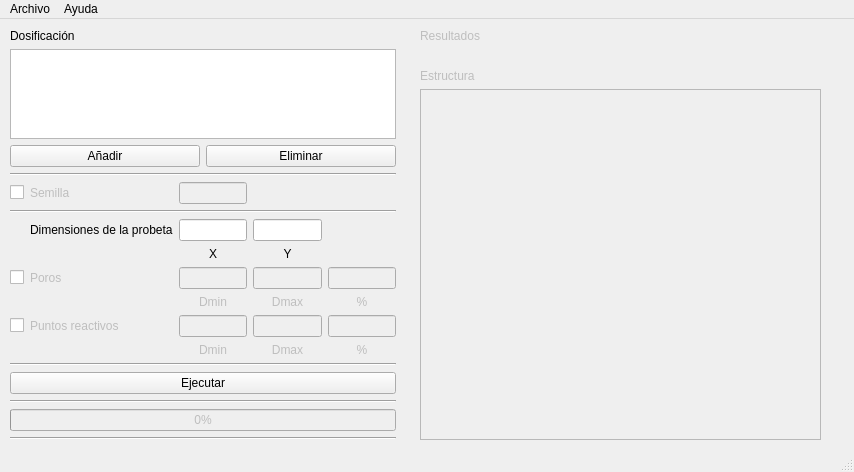
<?xml version="1.0" encoding="UTF-8"?>
<ui version="4.0">
 <class>MainWindow</class>
 <widget class="QMainWindow" name="MainWindow">
  <property name="geometry">
   <rect>
    <x>0</x>
    <y>0</y>
    <width>854</width>
    <height>472</height>
   </rect>
  </property>
  <property name="windowTitle">
   <string>MainWindow</string>
  </property>
  <widget class="QWidget" name="centralwidget">
   <widget class="QWidget" name="verticalLayoutWidget">
    <property name="geometry">
     <rect>
      <x>420</x>
      <y>10</y>
      <width>401</width>
      <height>411</height>
     </rect>
    </property>
    <layout class="QVBoxLayout" name="verticalLayout_2">
     <item>
      <widget class="QLabel" name="lb_resultados">
       <property name="enabled">
        <bool>false</bool>
       </property>
       <property name="text">
        <string>Resultados</string>
       </property>
      </widget>
     </item>
     <item>
      <widget class="QLabel" name="label_2">
       <property name="enabled">
        <bool>false</bool>
       </property>
       <property name="text">
        <string/>
       </property>
      </widget>
     </item>
     <item>
      <widget class="QLabel" name="lb_estructura">
       <property name="enabled">
        <bool>false</bool>
       </property>
       <property name="text">
        <string>Estructura</string>
       </property>
      </widget>
     </item>
     <item>
      <widget class="QGraphicsView" name="gv_visor">
       <property name="enabled">
        <bool>false</bool>
       </property>
      </widget>
     </item>
    </layout>
   </widget>
   <widget class="QWidget" name="layoutWidget">
    <property name="geometry">
     <rect>
      <x>10</x>
      <y>10</y>
      <width>386</width>
      <height>411</height>
     </rect>
    </property>
    <layout class="QGridLayout" name="gridLayout_2">
     <item row="7" column="0">
      <widget class="Line" name="line">
       <property name="orientation">
        <enum>Qt::Horizontal</enum>
       </property>
      </widget>
     </item>
     <item row="8" column="0">
      <layout class="QGridLayout" name="gridLayout">
       <item row="7" column="3">
        <widget class="QLineEdit" name="le_dmax_ptos">
         <property name="enabled">
          <bool>false</bool>
         </property>
        </widget>
       </item>
       <item row="8" column="2">
        <widget class="QLabel" name="lb_dmin_ptos">
         <property name="enabled">
          <bool>false</bool>
         </property>
         <property name="text">
          <string>Dmin</string>
         </property>
         <property name="alignment">
          <set>Qt::AlignCenter</set>
         </property>
        </widget>
       </item>
       <item row="8" column="3">
        <widget class="QLabel" name="lb_dmax_ptos">
         <property name="enabled">
          <bool>false</bool>
         </property>
         <property name="text">
          <string>Dmax</string>
         </property>
         <property name="alignment">
          <set>Qt::AlignCenter</set>
         </property>
        </widget>
       </item>
       <item row="7" column="4">
        <widget class="QLineEdit" name="le_Pptos">
         <property name="enabled">
          <bool>false</bool>
         </property>
        </widget>
       </item>
       <item row="8" column="4">
        <widget class="QLabel" name="lb_Pptos">
         <property name="enabled">
          <bool>false</bool>
         </property>
         <property name="text">
          <string>%</string>
         </property>
         <property name="alignment">
          <set>Qt::AlignCenter</set>
         </property>
        </widget>
       </item>
       <item row="2" column="2">
        <widget class="QLineEdit" name="le_x"/>
       </item>
       <item row="3" column="2">
        <widget class="QLabel" name="lb_x">
         <property name="text">
          <string>X</string>
         </property>
         <property name="alignment">
          <set>Qt::AlignCenter</set>
         </property>
        </widget>
       </item>
       <item row="3" column="3">
        <widget class="QLabel" name="lb_y">
         <property name="text">
          <string>Y</string>
         </property>
         <property name="alignment">
          <set>Qt::AlignCenter</set>
         </property>
        </widget>
       </item>
       <item row="2" column="3">
        <widget class="QLineEdit" name="le_y"/>
       </item>
       <item row="6" column="2">
        <widget class="QLabel" name="lb_dmin">
         <property name="enabled">
          <bool>false</bool>
         </property>
         <property name="text">
          <string>Dmin</string>
         </property>
         <property name="alignment">
          <set>Qt::AlignCenter</set>
         </property>
        </widget>
       </item>
       <item row="6" column="3">
        <widget class="QLabel" name="lb_dmax">
         <property name="enabled">
          <bool>false</bool>
         </property>
         <property name="text">
          <string>Dmax</string>
         </property>
         <property name="alignment">
          <set>Qt::AlignCenter</set>
         </property>
        </widget>
       </item>
       <item row="5" column="4">
        <widget class="QLineEdit" name="le_Pporos">
         <property name="enabled">
          <bool>false</bool>
         </property>
        </widget>
       </item>
       <item row="2" column="1">
        <widget class="QLabel" name="lb_dimensiones">
         <property name="text">
          <string>Dimensiones de la probeta</string>
         </property>
        </widget>
       </item>
       <item row="6" column="4">
        <widget class="QLabel" name="lb_Pporos">
         <property name="enabled">
          <bool>false</bool>
         </property>
         <property name="text">
          <string>%</string>
         </property>
         <property name="alignment">
          <set>Qt::AlignCenter</set>
         </property>
        </widget>
       </item>
       <item row="5" column="3">
        <widget class="QLineEdit" name="le_dmax">
         <property name="enabled">
          <bool>false</bool>
         </property>
        </widget>
       </item>
       <item row="5" column="1">
        <widget class="QLabel" name="lb_poros">
         <property name="enabled">
          <bool>false</bool>
         </property>
         <property name="text">
          <string>Poros</string>
         </property>
        </widget>
       </item>
       <item row="7" column="0">
        <widget class="QCheckBox" name="cb_puntos">
         <property name="text">
          <string/>
         </property>
        </widget>
       </item>
       <item row="7" column="2">
        <widget class="QLineEdit" name="le_dmin_ptos">
         <property name="enabled">
          <bool>false</bool>
         </property>
        </widget>
       </item>
       <item row="5" column="2">
        <widget class="QLineEdit" name="le_dmin">
         <property name="enabled">
          <bool>false</bool>
         </property>
        </widget>
       </item>
       <item row="5" column="0">
        <widget class="QCheckBox" name="cb_poros">
         <property name="text">
          <string/>
         </property>
        </widget>
       </item>
       <item row="7" column="1">
        <widget class="QLabel" name="lb_puntos">
         <property name="enabled">
          <bool>false</bool>
         </property>
         <property name="text">
          <string>Puntos reactivos</string>
         </property>
        </widget>
       </item>
       <item row="0" column="0">
        <widget class="QCheckBox" name="cb_semilla">
         <property name="text">
          <string/>
         </property>
        </widget>
       </item>
       <item row="0" column="2">
        <widget class="QLineEdit" name="le_semilla">
         <property name="enabled">
          <bool>false</bool>
         </property>
        </widget>
       </item>
       <item row="0" column="1">
        <widget class="QLabel" name="lb_semilla">
         <property name="enabled">
          <bool>false</bool>
         </property>
         <property name="text">
          <string>Semilla</string>
         </property>
        </widget>
       </item>
       <item row="1" column="0" colspan="5">
        <widget class="Line" name="line_5">
         <property name="orientation">
          <enum>Qt::Horizontal</enum>
         </property>
        </widget>
       </item>
      </layout>
     </item>
     <item row="13" column="0">
      <widget class="Line" name="line_4">
       <property name="orientation">
        <enum>Qt::Horizontal</enum>
       </property>
      </widget>
     </item>
     <item row="11" column="0">
      <widget class="Line" name="line_3">
       <property name="orientation">
        <enum>Qt::Horizontal</enum>
       </property>
      </widget>
     </item>
     <item row="12" column="0">
      <widget class="QProgressBar" name="progressBar">
       <property name="enabled">
        <bool>false</bool>
       </property>
       <property name="value">
        <number>0</number>
       </property>
      </widget>
     </item>
     <item row="6" column="0">
      <layout class="QHBoxLayout" name="horizontalLayout">
       <item>
        <widget class="QPushButton" name="pb_anyadir">
         <property name="text">
          <string>Añadir</string>
         </property>
        </widget>
       </item>
       <item>
        <widget class="QPushButton" name="pb_eliminar">
         <property name="text">
          <string>Eliminar</string>
         </property>
        </widget>
       </item>
      </layout>
     </item>
     <item row="9" column="0">
      <widget class="Line" name="line_2">
       <property name="orientation">
        <enum>Qt::Horizontal</enum>
       </property>
      </widget>
     </item>
     <item row="10" column="0">
      <widget class="QPushButton" name="pb_ejecutar">
       <property name="text">
        <string>Ejecutar</string>
       </property>
      </widget>
     </item>
     <item row="4" column="0">
      <widget class="QLabel" name="lb_dosif">
       <property name="text">
        <string>Dosificación</string>
       </property>
      </widget>
     </item>
     <item row="5" column="0">
      <widget class="QTableWidget" name="tabla_dosif"/>
     </item>
    </layout>
   </widget>
  </widget>
  <widget class="QMenuBar" name="menubar">
   <property name="geometry">
    <rect>
     <x>0</x>
     <y>0</y>
     <width>854</width>
     <height>21</height>
    </rect>
   </property>
   <widget class="QMenu" name="menuArchivo">
    <property name="title">
     <string>Archivo</string>
    </property>
    <addaction name="a_Nuevo"/>
    <addaction name="a_Abrir"/>
    <addaction name="a_GuardarP"/>
    <addaction name="separator"/>
    <addaction name="a_Estructura"/>
    <addaction name="a_Informe"/>
    <addaction name="separator"/>
    <addaction name="a_Salir"/>
   </widget>
   <widget class="QMenu" name="menuAyuda">
    <property name="title">
     <string>Ayuda</string>
    </property>
    <addaction name="a_Tutorial"/>
    <addaction name="a_Acerca"/>
   </widget>
   <addaction name="menuArchivo"/>
   <addaction name="menuAyuda"/>
  </widget>
  <widget class="QStatusBar" name="statusbar"/>
  <action name="a_Nuevo">
   <property name="enabled">
    <bool>true</bool>
   </property>
   <property name="text">
    <string>Nuevo Proyecto</string>
   </property>
  </action>
  <action name="a_Abrir">
   <property name="text">
    <string>Abrir Proyecto</string>
   </property>
  </action>
  <action name="a_GuardarP">
   <property name="enabled">
    <bool>false</bool>
   </property>
   <property name="text">
    <string>Guardar Proyecto</string>
   </property>
  </action>
  <action name="a_Informe">
   <property name="enabled">
    <bool>false</bool>
   </property>
   <property name="text">
    <string>Generar Informe</string>
   </property>
  </action>
  <action name="a_Salir">
   <property name="text">
    <string>Salir</string>
   </property>
  </action>
  <action name="a_Estructura">
   <property name="enabled">
    <bool>false</bool>
   </property>
   <property name="text">
    <string>Guardar Estructura</string>
   </property>
  </action>
  <action name="a_Dosif">
   <property name="enabled">
    <bool>false</bool>
   </property>
   <property name="text">
    <string>Dosificación</string>
   </property>
  </action>
  <action name="a_Tutorial">
   <property name="text">
    <string>Tutorial</string>
   </property>
  </action>
  <action name="a_Acerca">
   <property name="text">
    <string>Acerca de</string>
   </property>
  </action>
  <action name="a_Semilla">
   <property name="enabled">
    <bool>false</bool>
   </property>
   <property name="text">
    <string>Semilla</string>
   </property>
  </action>
  <action name="a_Ejecutar">
   <property name="enabled">
    <bool>false</bool>
   </property>
   <property name="text">
    <string>Ejecutar</string>
   </property>
  </action>
 </widget>
 <resources/>
 <connections/>
</ui>
